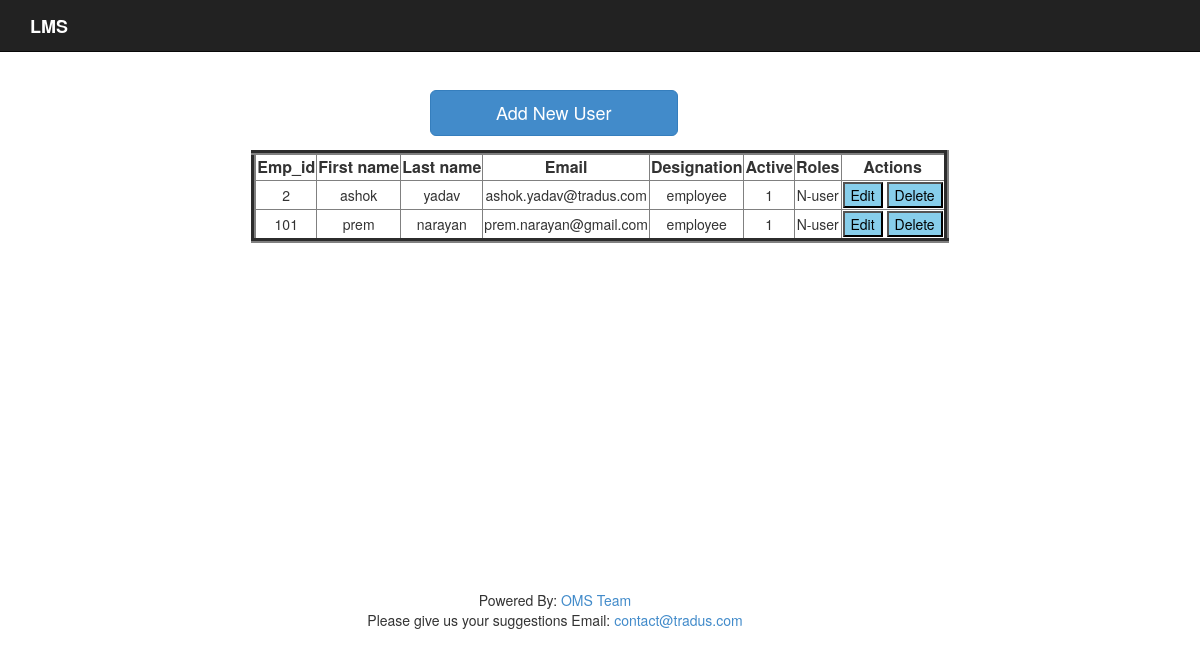
Screenshot of /index.php/admin_users/viewusers with the database file from the repository.
### tables this page shows
CREATE TABLE IF NOT EXISTS `users` (
  `emp_id` int(11) NOT NULL,
  `firstname` varchar(20) NOT NULL,
  `lastname` varchar(20) NOT NULL,
  `password` varchar(50) NOT NULL,
  `email` varchar(30) NOT NULL,
  `is_active` tinyint(1) NOT NULL,
  `designation` varchar(50) NOT NULL,
  PRIMARY KEY (`emp_id`),
  UNIQUE KEY `email` (`email`)
);

CREATE TABLE IF NOT EXISTS `roles` (
  `role_id` int(11) NOT NULL,
  `role_name` varchar(20) NOT NULL,
  `description` char(50) DEFAULT NULL,
  PRIMARY KEY (`role_id`)
);

### application/libraries/Layout.php (called while the page is built, shortened)
<?php
class Layout {
    var $obj;
    var $layout;
    var $title;
    function __construct() {
        $this->obj = & get_instance();
    }
    function setLayout($layout) {
        $this->layout = $layout;
    }
    function setTitle($title) {
        $this->title = $title;
    }
    function view($view, $data = null, $return = false) {
        $loadedData = array();
        $loadedData['content_for_layout'] = $this->obj->load->view($view, $data, true);
        $loadedData['title'] = $this->title;
        if ($return) {
            $output = $this->obj->load->view($this->layout, $loadedData, true);
            return $output;
        } else {
            $this->obj->load->view($this->layout, $loadedData, false);
        }
    }
}
?>

### application/controllers/admin_users.php (called while the page is built, shortened)
<?php
class Admin_users extends App_controller  {
    public function viewusers() {
        $data["userdata"] = $this->users->users_data();
        $this->layout->view("view_users", $data);
    }
}

### index.php (called while the page is built, shortened)
<?php
require_once BASEPATH.'core/CodeIgniter.php';

### application/models/users.php (called while the page is built, shortened)
<?php
class users extends CI_Model {
    public function users_data() {
        $query = $this->db->query("select p.emp_id, p.firstname, p.lastname,
            p.email, p.designation, p.is_active, q.role_name from users as p
             join
            user_roles as r on p.emp_id = r.emp_id  join roles as q on r.role_id
            =  q.role_id");
        return $query->result_array();
    }
}
?>

### application/views/view_users.php (the view, shortened to what this page needs)
 <div class="col-lg-4"> </div>
    <div class="col-lg-3">
<button  onclick="location.href='<?=WEBSITE?>admin_users/createuser'" class="btn btn-lg btn-primary btn-block">
     Add New User</button> </div> <br><br> <br>
    <table align="center" border="5" >
    <tr> <th style="text-align: center;"> <font size="3">Emp_id</font></th>
        <th style="text-align: center;"> <font size="3">First name </font></th>
        <th style="text-align: center;"> <font size="3">Last name</font> </th>
        <th style="text-align: center;"> <font size="3">Email</font></th>
        <th style="text-align: center;"><font size="3"> Designation </font></th>
        <th style="text-align: center;"><font size="3"> Active </font></th>
        <th style="text-align: center;"><font size="3"> Roles </font></th>
        <th style="text-align: center;"> <font size="3">Actions</font></th>
    </tr>
    <?php foreach ($userdata as $row) {
        ?>
        <tr>
            <td>   <?php echo $row['emp_id']; ?> </td>
            <td><?php echo $row['firstname']; ?></td>
            <td><?php echo $row['lastname']; ?></td>
            <td><?php echo $row['email']; ?></td>
            <td><?php echo $row['designation']; ?></td>
            <td><?php echo $row['is_active']; ?></td>
            <td><?php echo $row['role_name']; ?></td>
             <td> <button style="background-color:skyblue"  onclick="location.href='<?= WEBSITE ?>admin_users/edituser?emp_id=<?php echo $row['emp_id']; ?>'">
    Edit </button>
    <button style="background-color:skyblue" onclick="location.href='<?= WEBSITE ?>admin_users/deleteuser?emp_id=<?php echo $row['emp_id']; ?>'">
     Delete</button>
               </td></tr>
    <?php } ?>
</table>
    </div>
</body>

### application/views/layout_main.php (shortened to what this page needs)
<!DOCTYPE html>
<html lang="en">
    <head>
        <link href="<?= UI_LIB ?>bootstrap/css/bootstrap.css" rel="stylesheet">
        <link href="<?= UI_LIB ?>css/starter-template.css" rel="stylesheet">
    </head>
    <body>
        <div class="navbar navbar-inverse navbar-fixed-top" role="navigation">
            <div class="container">
                <div class="navbar-header">
                    <a class="navbar-brand" style="color: #FFFFFF;"><b>LMS</b></a>
                </div>
                <div class="collapse navbar-collapse">
                </div>
            </div>
        </div>
        <div class="container">
            <div class="starter-template">
                <?php echo $content_for_layout ?>
        <div id="footer">
            <div class="container" align="center" width="100"
                    height="100" style="position:absolute; right:5%;bottom:20%;">
                <p>Powered By: <a taget="_blank" href="http://www.tradus.com">OMS Team</a><br>
                    Please give us your suggestions Email: <a taget="_blank" href="mailto:oms@tradus.com">contact@tradus.com</a>
                </p>
            </div>
        </div>
    </body>
</html>

### rows the page displays
users: emp_id "2", firstname "ashok", lastname "yadav", email "ashok.yadav@tradus.com", designation "employee", is_active "1", roles.role_name "N-user"
users: emp_id "101", firstname "prem", lastname "narayan", email "prem.narayan@gmail.com", designation "employee", is_active "1", roles.role_name "N-user"
